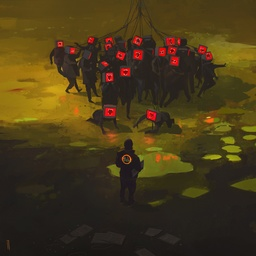
#> input picture Processamento_img/imagem13.jpg, 256 x 256 px, shrunk from 1920 x 1920 before the run, given in place of imgSalePimenta2.png, which was not available
$ python Filtro_Moda_Maxordem.py
#> lines starting #> are read from the running program, lines starting #| are printed output that depends on the picture; pictures that were not available may be replaced by others from this repository, and a replacement may not be noted
# -*- coding: utf-8 -*-
"""
Created on Tue Dec  5 15:45:59 2023

@author: rodri
"""


import cv2
import numpy
import statistics
"""
# Solicitar ao usuário o tamanho da matriz da máscara (deve ser ímpar)
kernel_size = int(input("Digite o tamanho da matriz da máscara (ímpar): "))

# Criar uma matriz de máscara vazia com o tamanho inserido pelo usuário
kernel_mascara = numpy.zeros((kernel_size, kernel_size), dtype=numpy.float32)


# Preencher a matriz de máscara com os valores inseridos pelo usuário
print("Digite os valores da máscara:")
for i in range(kernel_size):
    for j in range(kernel_size):
        valor = float(input(f"Valor para a posição ({i},{j}): "))
        kernel_mascara[i, j] = valor
"""


kernel_size=3
kernel_mascara = ([[1, 2, 1],
                   [2, 4, 2],
                   [1, 2, 1]])


kernel_mascara2 = ([[1, 1, 1],
                   [1, 1, 1],
                   [1, 1, 1]])
kernel_mascara4 = ([[1, 1, 1],
                   [1, 1, 1],
                   [1, 1, 1]])

kernel_mascara3=([[1,2,0,0,0],
                 [0,1,1,1,0],
                 [0,1,1,1,0],
                 [0,1,1,1,0],
                 [0,0,0,0,0]])

imagem = cv2.imread('imgSalePimenta2.png')
#> imagem is the input picture: shape (256, 256, 3); mean B, G, R 25.1, 57.2, 71.8

array=[0]*9

imagemCinza = numpy.zeros((imagem.shape[0], imagem.shape[1]), dtype=numpy.uint8())
imagem2= numpy.zeros((imagem.shape[0]+2, imagem.shape[1]+2), dtype=numpy.uint8())
for i in range(imagem.shape[0]):
    for j in range(imagem.shape[1]):
        imagemCinza[i][j] = (imagem[i][j].sum() // 3)
        imagem2[i+1][j+1] = imagemCinza[i][j]
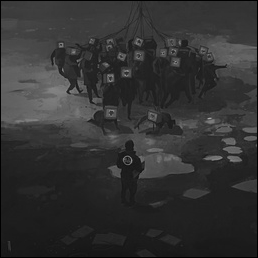
#> imagem2: shape (258, 258); min 0, max 168, mean 50.2
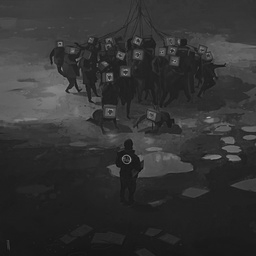
#> imagemCinza: shape (256, 256); min 18, max 168, mean 51

imagem3= numpy.zeros((imagem.shape[0], imagem.shape[1]), dtype=numpy.uint8())
imagem4= numpy.zeros((imagem.shape[0], imagem.shape[1]), dtype=numpy.uint8())
# Aplicar a máscara de convolução manualmente
for i in range(1, imagem.shape[0]):
    for j in range(1, imagem.shape[1]):
        soma = 0
        z=0
        for m in range(kernel_size):
            for n in range(kernel_size):
                kernel_mascara4[m][n] = imagem2[i + m-(kernel_size // 2)][ j + n-(kernel_size // 2)] * kernel_mascara2[m][n]
        flattened_list = sum(kernel_mascara4, [])
        ##sorted_array = sorted(flattened_list)
        ##imagem3[i, j]=sorted_array[4]
        max_value = max(flattened_list)
        mode_value = statistics.mode(flattened_list)
        ##median_value = numpy.median(flattened_list)
        imagem3[i, j]=mode_value
        imagem4[i, j]=max_value
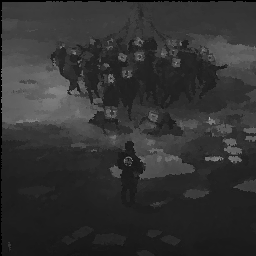
#> imagem3: shape (256, 256); min 0, max 163, mean 50.3
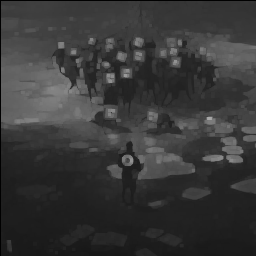
#> imagem4: shape (256, 256); min 0, max 168, mean 55.9
#> after the loop, kernel_mascara4 = [[26, 26, 27], [27, 27, 27], [27, 27, 27]]


cv2.imshow("imagem_cinza", imagemCinza)
cv2.imshow("imagem_Moda", imagem3)
cv2.imshow("imagem_MAX_Ordem", imagem4)
cv2.imwrite("imagem_processada.jpg", imagem3)

cv2.waitKey(0)
cv2.destroyAllWindows()
